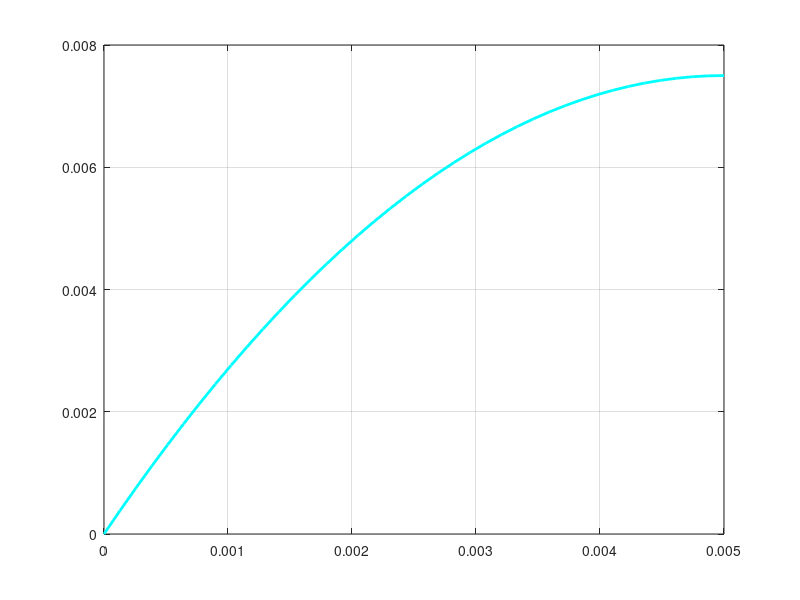

This figure's MATLAB source: (Note: this script raises an error after producing the figure.)
figure
Ub=0.005;
d=0.005;
m=1e-3;
y=linspace(0,0.005,40);
u_th=@(y) 3/2*Ub*(y/d).*(2-y/d);
t_th=@(y) -3/d^2*m*Ub*(d-y);
plot(y,u_th(y),'c','LineWidth',2)
hold on
grid on
plot(y,U1(40,:),'m','LineWidth',2)
legend('Theoretical','Experimental')
title('u(y)')

figure
plot(y,t_th(y),'c','LineWidth',2)
hold on
grid on
plot(y,-m*DUDY(40,:),'m','LineWidth',2)
legend('Theoretical','Experimental')
title('tau_{yx}')
